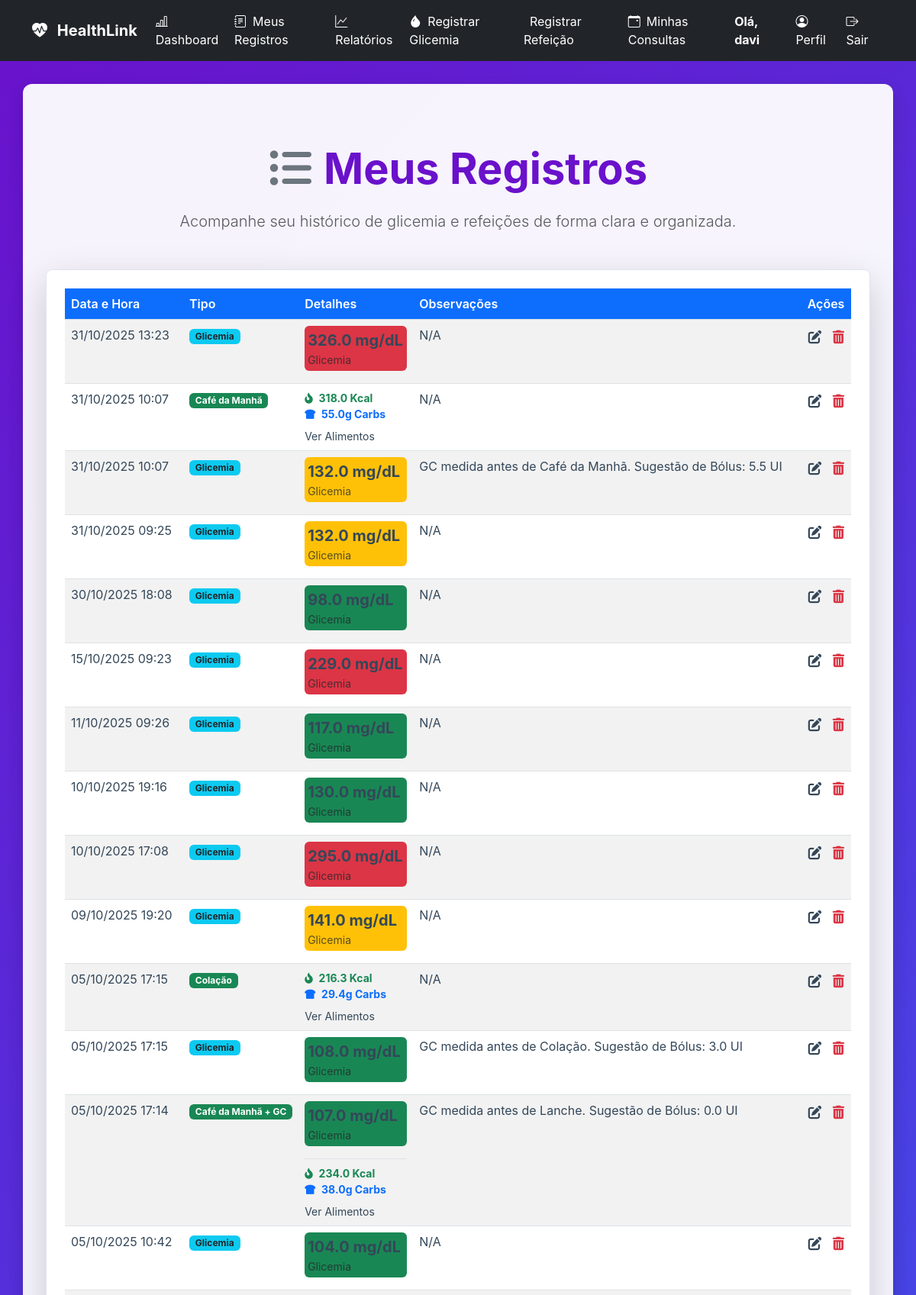
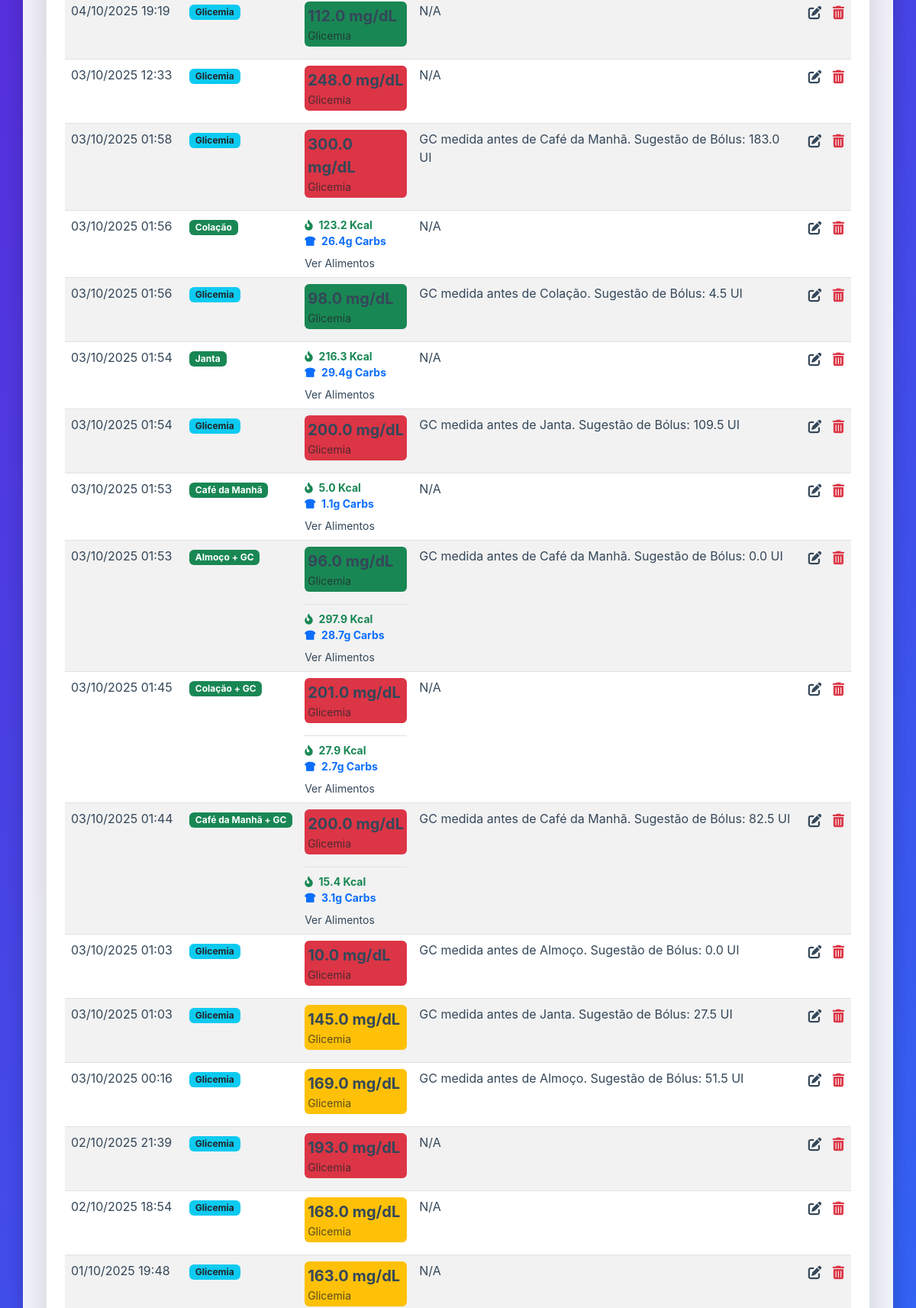
The page /registros (signed in, upper part) on the database its author committed (2 pictures, top to bottom).
### tables this page shows
CREATE TABLE users (
                    id INTEGER PRIMARY KEY,
                    username TEXT UNIQUE NOT NULL,
                    password_hash TEXT NOT NULL,
                    role TEXT NOT NULL DEFAULT 'paciente',
                    email TEXT,
                    nome TEXT,
                    razao_ic REAL,
                    fator_sensibilidade REAL,
                    data_nascimento TEXT,
                    sexo TEXT
                , nome_completo TEXT, telefone TEXT, medico_id INTEGER, meta_glicemia INTEGER, documento TEXT, crm TEXT, especialidade TEXT, cns TEXT, ric_manha REAL, ric_almoco REAL, ric_jantar REAL, fsi_manha REAL, fsi_almoco REAL, fsi_jantar REAL);

CREATE TABLE registros (
                    id INTEGER PRIMARY KEY,
                    user_id INTEGER NOT NULL,
                    data_hora TEXT NOT NULL,
                    tipo TEXT NOT NULL,
                    valor REAL,
                    observacoes TEXT,
                    alimentos_json TEXT,
                    total_calorias REAL,
                    total_carbs REAL, dose_insulina REAL, dose_aplicada REAL, tipo_medicao TEXT,
                    FOREIGN KEY (user_id) REFERENCES users (id)
                );

CREATE TABLE detalhes_refeicao (
                    registro_id INTEGER PRIMARY KEY,
                    tipo_refeicao TEXT NOT NULL,
                    carboidratos REAL,
                    calorias REAL,
                    alimentos_json TEXT,
                    FOREIGN KEY (registro_id) REFERENCES registros (id)
                );

### app.py (the view)
@app.route('/registros')
@login_required
def registros():
    registros_brutos = db_manager.carregar_registros(current_user.id)
    registros_prontos = formatar_registros_para_exibicao(registros_brutos)
    return render_template(
        'registros.html',
        registros=registros_prontos,
        get_status_class=get_status_class
    )

### app.py (called while the page is built)
def get_status_class(valor_glicemia):
    try:
        valor = float(valor_glicemia)
    except (ValueError, TypeError):
        return 'bg-secondary'
    if valor < 70:
        return 'bg-danger'
    elif 70 <= valor <= 130:
        return 'bg-success'
    elif 130 < valor <= 180:
        return 'bg-warning'
    else:
        return 'bg-danger'

@app.context_processor
def inject_now():
    return {'now': datetime.now}

### database_manager.py (called while the page is built)
    def get_db_connection(self):
        conn = sqlite3.connect(self.db_path)
        conn.execute("PRAGMA foreign_keys = ON;")
        conn.row_factory = sqlite3.Row
        return conn

    def carregar_usuario_por_id(self, user_id):
        conn = self.get_db_connection()
        user_data = conn.execute(
            "SELECT id, username, role, email, nome_completo, razao_ic, fator_sensibilidade, data_nascimento, sexo, telefone, medico_id FROM users WHERE id = ?",
            (user_id,)
        ).fetchone()
        conn.close()
        return dict(user_data) if user_data else None

### models.py (called while the page is built)
    @property
    def is_paciente(self):
        return self.role == 'paciente' or self.role == 'user'

### templates/registros.html (shortened to what this page needs)
{% extends 'base.html' %}
{% block content %}
<div class="container my-5">
    <div class="text-center mb-5">
        <h1 class="display-4 fw-bold">
            <i class="fas fa-list-ul me-3 text-secondary"></i>Meus Registros
        </h1>
        <p class="lead text-muted">Acompanhe seu histórico de glicemia e refeições de forma clara e organizada.</p>
    </div>
    <div class="card p-4 shadow-lg rounded-3">
        <div class="table-responsive">
            <table class="table table-striped table-hover records-table">
                <thead>
                    <tr>
                        <th scope="col" class="text-white bg-primary rounded-top-start">Data e Hora</th>
                        <th scope="col" class="text-white bg-primary">Tipo</th>
                        <th scope="col" class="text-white bg-primary">Detalhes</th>
                        <th scope="col" class="text-white bg-primary">Observações</th>
                        <th scope="col" class="text-white bg-primary rounded-top-end">Ações</th>
                    </tr>
                </thead>
                <tbody>
                    {% if registros %}
                    {% for registro in registros %}
                    <tr>
                        <td>
                            {{ registro.data_hora.strftime('%d/%m/%Y %H:%M') if registro.data_hora else 'N/A' }}
                        </td>
                        <td>
                            {% if registro.is_glicemia and registro.is_refeicao %}
                            <span class="badge bg-success">{{ registro.tipo_exibicao }} + GC</span>
                            {% elif registro.is_glicemia %}
                            <span class="badge bg-info text-dark">{{ registro.tipo_exibicao }}</span>
                            {% elif registro.is_refeicao %}
                            <span class="badge bg-success">{{ registro.tipo_exibicao }}</span>
                            {% else %}
                            {{ registro.tipo }}
                            {% endif %}
                        </td>
                        <td>
                            <div class="d-flex flex-column">
                                {% if registro.is_glicemia %}
                                {% set glicemia_valor = registro.valor | default(0.0) | float %}
                                <div class="glicemia-status {{ get_status_class(glicemia_valor) }} mb-2 p-1 rounded-2">
                                    <span class="fw-bold fs-5">
                                        {{ "{:.1f}".format(glicemia_valor) }} mg/dL
                                    </span>
                                    <small class="text-muted d-block mt-n1">Glicemia</small>
                                </div>
                                {% endif %}
                                {% set total_calorias = registro.total_calorias | default(0.0) | float %}
                                {% set total_carbs = registro.total_carbs | default(0.0) | float %}
                                {% if registro.is_refeicao and (total_calorias > 0 or total_carbs > 0) %}
                                <small class="text-muted
                                    {% if registro.is_glicemia %}mt-2 pt-2 border-top{% endif %}">
                                    <i class="fas fa-fire-alt me-1 text-success"></i>
                                    <span class="fw-bold text-success">{{ "{:.1f}".format(total_calorias) }} Kcal</span>
                                    <br>
                                    <i class="fas fa-bread-slice me-1 text-primary"></i>
                                    <span class="fw-bold text-primary">{{ "{:.1f}".format(total_carbs) }}g Carbs</span>
                                </small>
                                {% set alimentos_json_len = registro.alimentos_json | length if registro.alimentos_json
                                is string else 0 %}
                                {% if registro.alimentos_json is not none and alimentos_json_len > 2 %}
                                <a href="#" class="mt-2 text-decoration-none small" data-bs-toggle="modal"
                                    data-bs-target="#alimentosModal{{ registro.id | string }}">Ver Alimentos</a>
                                {% endif %}
                                {% endif %}
                            </div>
                        </td>
                        <td>{{ registro.observacoes if registro.observacoes else 'N/A' }}</td>
                        <td class="action-buttons text-center">
                            <a href="{{ url_for('editar_registro', id=registro.id) }}"
                                class="btn btn-sm btn-link text-warning p-0 me-2" data-bs-toggle="tooltip"
                                data-bs-placement="top" title="Editar Registro">
                            </a>
                            <form action="{{ url_for('excluir_registro', id=registro.id) }}" method="post"
                                onsubmit="return confirm('Tem certeza que deseja excluir este registro?');"
                                style="display: inline;">
                                <button type="submit" class="btn btn-sm btn-link text-danger p-0"
                                    data-bs-toggle="tooltip" data-bs-placement="top" title="Excluir Registro">
                                </button>
                            </form>
                        </td>
                    </tr>
                    {% endfor %}
                    {% else %}
                    <tr>
                        <td colspan="5" class="text-center text-muted py-4">Nenhum registro encontrado.</td>
                    </tr>
                    {% endif %}
                </tbody>
            </table>
        </div>
    </div>
</div>
{% endblock %}

### templates/base.html (shortened to what this page needs)
<!DOCTYPE html>
<html lang="pt-br">
<head>
    <link href="https://cdn.jsdelivr.net/npm/bootstrap@5.3.0/dist/css/bootstrap.min.css" rel="stylesheet">
    <link href="https://cdn.jsdelivr.net/npm/bootstrap-icons/font/bootstrap-icons.css" rel="stylesheet">
    <link rel="stylesheet" href="https://cdnjs.cloudflare.com/ajax/libs/font-awesome/6.0.0-beta3/css/all.min.css">
    <link rel="stylesheet" href="{{ url_for('static', filename='css/style.css') }}">
</head>
<body>
    <nav class="navbar navbar-expand-lg navbar-dark bg-dark">
        <div class="container">
            <a class="navbar-brand fw-bold" href="{{ url_for('index') }}">
                <i class="bi bi-heart-pulse-fill me-2"></i> HealthLink
            </a>
            <div class="collapse navbar-collapse" id="navbarNav">
                <ul class="navbar-nav me-auto">
                    {% if current_user.is_authenticated %}
                    <li class="nav-item">
                        <a class="nav-link" href="{{ url_for('dashboard') }}">
                            <i class="bi bi-bar-chart-line me-2"></i>Dashboard
                        </a>
                    </li>
                    {% if current_user.is_paciente %}
                    <li class="nav-item">
                        <a class="nav-link" href="{{ url_for('registros') }}">
                            <i class="bi bi-journal-text me-2"></i>Meus Registros
                        </a>
                    </li>
                    <li class="nav-item">
                        <a class="nav-link" href="{{ url_for('relatorios.relatorios_page') }}">
                            <i class="bi bi-graph-up me-2"></i>Relatórios
                        </a>
                    </li>
                    <li class="nav-item">
                        <a class="nav-link" href="{{ url_for('registrar_glicemia') }}">
                            <i class="bi bi-droplet-fill me-2"></i>Registrar Glicemia
                        </a>
                    </li>
                    <li class="nav-item">
                        <a class="nav-link" href="{{ url_for('registrar_refeicao') }}">
                            Registrar Refeição
                        </a>
                    </li>
                    <li class="nav-item">
                        <a class="nav-link" href="{{ url_for('minhas_consultas') }}">
                            <i class="bi bi-calendar-event me-2"></i>Minhas Consultas
                        </a>
                    </li>
                    {% endif %}
                    {% endif %}
                </ul>
                <ul class="navbar-nav">
                    {% if current_user.is_authenticated %}
                    <li class="nav-item me-3 d-flex align-items-center">
                        <span class="navbar-text text-white fw-bold">
                            Olá, {{ current_user.username or current_user.nome_completo }}
                        </span>
                    </li>
                    <li class="nav-item">
                        <a class="nav-link" href="{{ url_for('perfil_paciente', paciente_id=current_user.id) }}">
                            <i class="bi bi-person-circle me-2"></i>Perfil
                        </a>
                    </li>
                    <li class="nav-item">
                        <a class="nav-link text-danger" href="{{ url_for('logout') }}">
                            <i class="bi bi-box-arrow-right me-2"></i>Sair
                        </a>
                    </li>
                    {% endif %}
                </ul>
            </div>
        </div>
    </nav>
    <main id="main-content">
        <div class="container">
            {% block content %}
            {% endblock %}
        </div>
    </main>
</body>
</html>

### static/css/style.css (style rules this page uses)
:root { --primary-color: #007bff; --accent-color: #6a11cb; --text-dark: #344759; --text-light: white; --gradient-bg: linear-gradient(135deg, #6a11cb 0%, #2575fc 100%); --success-color: #28a745; --danger-color: #dc3545; --info-color: #17a2b8; --shadow-sm: 0 2px 4px rgba(0, 0, 0, 0.1); --shadow-lg: 0 8px 20px rgba(0, 0, 0, 0.15); }
body, html { margin: 0; padding: 0; height: 100%; font-family: -apple-system, BlinkMacSystemFont, "Segoe UI", Roboto, "Helvetica Neue", Arial, sans-serif; color: var(--text-dark); }
#app-wrapper, body { background: var(--gradient-bg); min-height: 100vh; }
#main-content { background-color: rgba(255, 255, 255, 0.95); border-radius: 12px; box-shadow: var(--shadow-lg); padding: 30px; margin: 30px auto 50px auto; max-width: 1200px; width: 95%; display: block; }
#main-content .container { max-width: 100%; width: 100%; margin-top: 0; padding: 0; background-color: transparent; }
.navbar-nav .nav-link, .navbar-brand { color: var(--text-light) !important; }
h1, h2, h3 { color: var(--accent-color); margin-top: 0; margin-bottom: 20px; }
.card { background-color: white; border: 1px solid #e0e6ed; border-radius: 8px; box-shadow: var(--shadow-sm); padding: 20px; margin-bottom: 20px; }
.table th { background-color: var(--accent-color); color: white; font-weight: bold; }
.table td { color: var(--text-dark); }
.card a, .card h6, .card p { color: var(--text-dark) !important; background: transparent !important; }
.table thead { background-color: #5d2590; }
.table th { color: white; font-weight: 600; }

### rows shown on the page
users: username "davi"
registros: data_hora "31/10/2025 13:23", tipo_exibicao "Glicemia", valor "326.0", observacoes "N/A"
detalhes_refeicao: data_hora "31/10/2025 10:07", tipo_exibicao "Café da Manhã", calorias "318.0", carboidratos "55.0", observacoes "N/A"
registros: data_hora "31/10/2025 10:07", tipo_exibicao "Glicemia", valor "132.0", observacoes "GC medida antes de Café da Manhã. Sugestão de Bólus: 5.5 UI"
registros: data_hora "31/10/2025 09:25", tipo_exibicao "Glicemia", valor "132.0", observacoes "N/A"
registros: data_hora "30/10/2025 18:08", tipo_exibicao "Glicemia", valor "98.0", observacoes "N/A"
registros: data_hora "15/10/2025 09:23", tipo_exibicao "Glicemia", valor "229.0", observacoes "N/A"
registros: data_hora "11/10/2025 09:26", tipo_exibicao "Glicemia", valor "117.0", observacoes "N/A"
registros: data_hora "10/10/2025 19:16", tipo_exibicao "Glicemia", valor "130.0", observacoes "N/A"
registros: data_hora "10/10/2025 17:08", tipo_exibicao "Glicemia", valor "295.0", observacoes "N/A"
registros: data_hora "09/10/2025 19:20", tipo_exibicao "Glicemia", valor "141.0", observacoes "N/A"
detalhes_refeicao: data_hora "05/10/2025 17:15", tipo_exibicao "Colação", calorias "216.3", carboidratos "29.4", observacoes "N/A"
registros: data_hora "05/10/2025 17:15", tipo_exibicao "Glicemia", valor "108.0", observacoes "GC medida antes de Colação. Sugestão de Bólus: 3.0 UI"
detalhes_refeicao: data_hora "05/10/2025 17:14", tipo_exibicao "Café da Manhã", calorias "234.0", carboidratos "38.0", observacoes "GC medida antes de Lanche. Sugestão de Bólus: 0.0 UI"
registros: valor "107.0"
registros: data_hora "05/10/2025 10:42", tipo_exibicao "Glicemia", valor "104.0", observacoes "N/A"
registros: data_hora "04/10/2025 19:19", tipo_exibicao "Glicemia", valor "112.0", observacoes "N/A"
registros: data_hora "03/10/2025 12:33", tipo_exibicao "Glicemia", valor "248.0", observacoes "N/A"
registros: data_hora "03/10/2025 01:58", tipo_exibicao "Glicemia", valor "300.0", observacoes "GC medida antes de Café da Manhã. Sugestão de Bólus: 183.0 UI"
detalhes_refeicao: data_hora "03/10/2025 01:56", tipo_exibicao "Colação", calorias "123.2", carboidratos "26.4", observacoes "N/A"
registros: data_hora "03/10/2025 01:56", tipo_exibicao "Glicemia", valor "98.0", observacoes "GC medida antes de Colação. Sugestão de Bólus: 4.5 UI"
detalhes_refeicao: data_hora "03/10/2025 01:54", tipo_exibicao "Janta", calorias "216.3", carboidratos "29.4", observacoes "N/A"
registros: data_hora "03/10/2025 01:54", tipo_exibicao "Glicemia", valor "200.0", observacoes "GC medida antes de Janta. Sugestão de Bólus: 109.5 UI"
detalhes_refeicao: data_hora "03/10/2025 01:53", tipo_exibicao "Café da Manhã", calorias "5.0", carboidratos "1.1", observacoes "N/A"
detalhes_refeicao: data_hora "03/10/2025 01:53", tipo_exibicao "Almoço", calorias "297.9", carboidratos "28.7", observacoes "GC medida antes de Café da Manhã. Sugestão de Bólus: 0.0 UI"
registros: valor "96.0"
detalhes_refeicao: data_hora "03/10/2025 01:45", tipo_exibicao "Colação", calorias "27.9", carboidratos "2.7", observacoes "N/A"
registros: valor "201.0"
detalhes_refeicao: data_hora "03/10/2025 01:44", tipo_exibicao "Café da Manhã", calorias "15.4", carboidratos "3.1", observacoes "GC medida antes de Café da Manhã. Sugestão de Bólus: 82.5 UI"
registros: valor "200.0"
registros: data_hora "03/10/2025 01:03", tipo_exibicao "Glicemia", valor "10.0", observacoes "GC medida antes de Almoço. Sugestão de Bólus: 0.0 UI"
registros: data_hora "03/10/2025 01:03", tipo_exibicao "Glicemia", valor "145.0", observacoes "GC medida antes de Janta. Sugestão de Bólus: 27.5 UI"
registros: data_hora "03/10/2025 00:16", tipo_exibicao "Glicemia", valor "169.0", observacoes "GC medida antes de Almoço. Sugestão de Bólus: 51.5 UI"
registros: data_hora "02/10/2025 21:39", tipo_exibicao "Glicemia", valor "193.0", observacoes "N/A"
registros: data_hora "02/10/2025 18:54", tipo_exibicao "Glicemia", valor "168.0", observacoes "N/A"
registros: data_hora "01/10/2025 19:48", tipo_exibicao "Glicemia", valor "163.0", observacoes "N/A"
